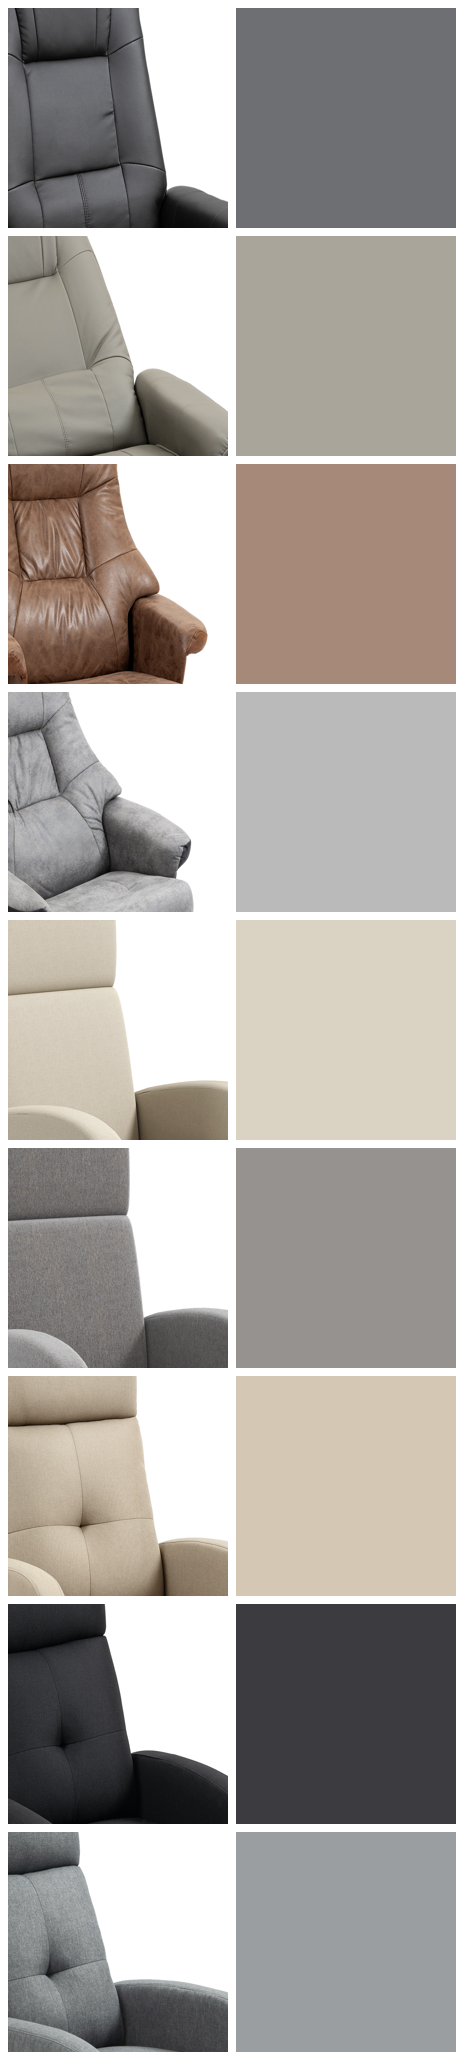

Write the Python code that produced this figure.
# -*- coding: utf-8 -*-
"""Runda 69 — mäter klädselns färg ur PIXLARNA, inte ur feedens Farbe-kolumn.

☠️ Runda 66:s dyraste fynd var att källan kallade en MELLANGRÅ fåtölj "Schwarz".
   Ett ord i en kolumn är inte en mätning. Den här filen läser produktbilden,
   maskar bort vit bakgrund och skugga, och rapporterar den BÄST BELYSTA delen
   av klädseln — det är den kunden ser, inte medianen som skuggan drar ner.
"""
import colorsys, json, os
from PIL import Image

HAR = os.path.dirname(os.path.abspath(__file__))
ORDNING = ["37e5dfcf","dd5553fa","fd16efbc","4c1f5303","7702de01",
           "e818cf7e","afab8a41","a9c0fc05","75e5fa26"]
KALLA = {"37e5dfcf":"Schwarz","dd5553fa":"Grau","fd16efbc":"Braun",
         "4c1f5303":"Grau","7702de01":"Cremeweiss","e818cf7e":"Grau",
         "afab8a41":"Beige","a9c0fc05":"Schwarz","75e5fa26":"Grau"}


def matt(kort):
    im = Image.open(os.path.join(HAR, "rawbilder", "%s-1.jpg" % kort)).convert("RGB")
    w, h = im.size
    # Ryggen ligger i övre mitten på alla åtta produktbilder (kontaktarket visar det).
    ruta = im.crop((int(w * .25), int(h * .12), int(w * .75), int(h * .48)))
    px = list(ruta.getdata())
    # Bakgrunden är vit, skuggan nästan svart. Båda ljuger om klädseln.
    kladsel = [p for p in px if not (p[0] > 232 and p[1] > 232 and p[2] > 232)
               and max(p) > 18]
    if not kladsel:
        return None
    lum = sorted(kladsel, key=lambda p: 0.299*p[0] + 0.587*p[1] + 0.114*p[2])
    def snitt(bit):
        n = len(bit)
        return tuple(round(sum(p[i] for p in bit) / n) for i in range(3))
    median = snitt(lum[len(lum)//2 - 300: len(lum)//2 + 300] or lum)
    # BÄST BELYST: 80–90:e percentilen. Toppen är reflexer, inte färg.
    ljus = snitt(lum[int(len(lum)*.80): int(len(lum)*.90)] or lum)
    hh, ll, ss = colorsys.rgb_to_hls(*[c/255 for c in ljus])
    return {"median": median, "ljus": ljus,
            "H": round(hh*360), "L": round(ll*100), "S": round(ss*100),
            "n": len(kladsel)}


if __name__ == "__main__":
    res, rutor = {}, []
    for k in ORDNING:
        m = matt(k)
        res[k] = m
        rutor.append((k, m))
        print("%-9s kalla=%-11s ljus=%-16s H %3d  L %3d %%  S %3d %%"
              % (k, KALLA[k], str(m["ljus"]), m["H"], m["L"], m["S"]))
    # Swatch-ark: originalruta + uppmätt färg, så ögat kan döma mätningen.
    CELL, PAD = 220, 8
    ark = Image.new("RGB", (CELL*2 + PAD*3, (CELL + PAD) * 9 + PAD), "white")
    for i, k in enumerate(ORDNING):
        im = Image.open(os.path.join(HAR, "rawbilder", "%s-1.jpg" % k)).convert("RGB")
        w, h = im.size
        bit = im.crop((int(w*.25), int(h*.12), int(w*.75), int(h*.48))).resize((CELL, CELL))
        y = PAD + i * (CELL + PAD)
        ark.paste(bit, (PAD, y))
        ark.paste(Image.new("RGB", (CELL, CELL), res[k]["ljus"]), (PAD*2 + CELL, y))
    ark.save(os.path.join(HAR, "farg.png"))
    json.dump(res, open(os.path.join(HAR, "farg.json"), "w"), indent=1)
    print("\nfarg.png + farg.json skrivna")
